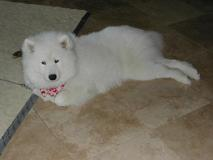
#> input picture datasets/test_img.JPEG, 213 x 160 px
$ python -i TTT_tools.py   (imports and definitions only)
#> lines starting #> are read from the running program, lines starting #| are printed output that depends on the picture
#> further down, picture is the input picture: shape (160, 213, 3); mean B, G, R 90.7, 103.6, 109.1
import cv2
import numpy as np
from PIL import Image, ImageFilter, ImageEnhance, ImageDraw


# [56 lines left out: functions add_gaussian_noise, add_shot_noise, add_motion_blur, not called in this run]


def add_defocus_blur(img, radius=3):
    """
    :param img: an image
    :param radius:
    :param blur_amount:
    :return:
    """
#> called with radius = 3
    # Convert BGR image to Pillow image
    if not isinstance(img, Image.Image):
        pillow_image = Image.fromarray(cv2.cvtColor(img, cv2.COLOR_BGR2RGB))
    else:
        pillow_image = img

    # Create filer
    db_filter = ImageFilter.GaussianBlur(radius)

    # Apply the blur filter to the image
    img_db = pillow_image.filter(db_filter)
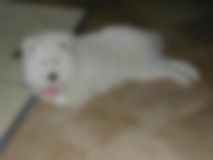
#> img_db: PIL image 213x160 RGB; mean R, G, B 109.1, 103.6, 90.7

    return cv2.cvtColor(np.array(img_db), cv2.COLOR_RGB2BGR)
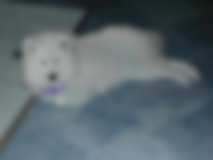
#> returned value: shape (160, 213, 3); mean R, G, B 90.7, 103.6, 109.1


# [42 lines left out: functions add_brightness, add_fog, not called in this run]

>>> import cv2
>>> picture = cv2.imread('../datasets/test_img.JPEG')
>>> result = add_defocus_blur(picture)
